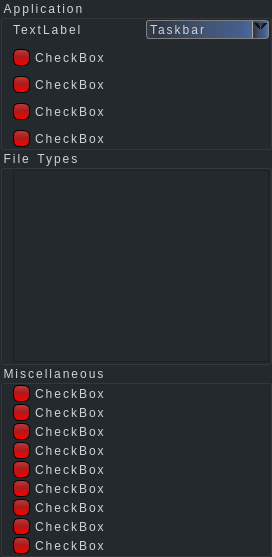
            <widget class="QWidget" name="general_tab">
             <layout class="QGridLayout" name="gridLayout_3">
              <property name="leftMargin">
               <number>0</number>
              </property>
              <property name="topMargin">
               <number>0</number>
              </property>
              <property name="rightMargin">
               <number>0</number>
              </property>
              <property name="bottomMargin">
               <number>0</number>
              </property>
              <property name="spacing">
               <number>0</number>
              </property>
              <item row="3" column="0">
               <widget class="QGroupBox" name="misc_box">
                <property name="styleSheet">
                 <string notr="true">background-color: #24292E ;
font: 10pt &quot;MS Shell Dlg 2&quot;;
letter-spacing: 2px;
word-spacing: 1.4px;
color: #D0D4D9;
</string>
                </property>
                <property name="title">
                 <string>Miscellaneous</string>
                </property>
                <property name="flat">
                 <bool>true</bool>
                </property>
                <property name="checkable">
                 <bool>false</bool>
                </property>
                <layout class="QGridLayout" name="gridLayout_10">
                 <property name="leftMargin">
                  <number>10</number>
                 </property>
                 <property name="topMargin">
                  <number>0</number>
                 </property>
                 <property name="rightMargin">
                  <number>0</number>
                 </property>
                 <property name="bottomMargin">
                  <number>0</number>
                 </property>
                 <property name="spacing">
                  <number>0</number>
                 </property>
                 <item row="0" column="0">
                  <widget class="QFrame" name="verticalFrame_2">
                   <layout class="QVBoxLayout" name="verticalLayout_3">
                    <property name="spacing">
                     <number>2</number>
                    </property>
                    <property name="leftMargin">
                     <number>0</number>
                    </property>
                    <property name="topMargin">
                     <number>0</number>
                    </property>
                    <property name="rightMargin">
                     <number>0</number>
                    </property>
                    <property name="bottomMargin">
                     <number>0</number>
                    </property>
                    <item>
                     <layout class="QHBoxLayout" name="horizontalLayout_9">
                      <property name="sizeConstraint">
                       <enum>QLayout::SetMinimumSize</enum>
                      </property>
                      <item>
                       <widget class="QCheckBox" name="checkBox_12">
                        <property name="styleSheet">
                         <string notr="true">QCheckBox {
    spacing: 5px;
}
QCheckBox::indicator {
    width: 13px;
    height: 13px;
}
QCheckBox::indicator:unchecked {
background-color: qlineargradient(spread:reflect, x1:0.54, y1:1, x2:0.534, y2:0, stop:0 rgba(255, 0, 0, 255), stop:0.528409 rgba(173, 25, 25, 255), stop:1 rgba(187, 60, 60, 255));
border-style: outset;
border-width: 1px;
border-radius: 6px;
border-color: #000000;
min-width: 1em;
padding: 1px;
}
QCheckBox::indicator:checked {
background-color: qlineargradient(spread:reflect, x1:0.54, y1:1, x2:0.534, y2:0, stop:0 rgba(0, 255, 18, 255), stop:0.306818 rgba(10, 171, 24, 255), stop:0.636364 rgba(25, 173, 41, 255), stop:0.994318 rgba(33, 104, 47, 255));
border-style: outset;
border-width: 1px;
border-radius: 6px;
border-color: #000000;
min-width: 1em;
padding: 1px;
}</string>
                        </property>
                        <property name="text">
                         <string>CheckBox</string>
                        </property>
                       </widget>
                      </item>
                     </layout>
                    </item>
                    <item>
                     <layout class="QHBoxLayout" name="horizontalLayout_4">
                      <property name="sizeConstraint">
                       <enum>QLayout::SetMinimumSize</enum>
                      </property>
                      <item>
                       <widget class="QCheckBox" name="checkBox_7">
                        <property name="styleSheet">
                         <string notr="true">QCheckBox {
    spacing: 5px;
}
QCheckBox::indicator {
    width: 13px;
    height: 13px;
}
QCheckBox::indicator:unchecked {
background-color: qlineargradient(spread:reflect, x1:0.54, y1:1, x2:0.534, y2:0, stop:0 rgba(255, 0, 0, 255), stop:0.528409 rgba(173, 25, 25, 255), stop:1 rgba(187, 60, 60, 255));
border-style: outset;
border-width: 1px;
border-radius: 6px;
border-color: #000000;
min-width: 1em;
padding: 1px;
}
QCheckBox::indicator:checked {
background-color: qlineargradient(spread:reflect, x1:0.54, y1:1, x2:0.534, y2:0, stop:0 rgba(0, 255, 18, 255), stop:0.306818 rgba(10, 171, 24, 255), stop:0.636364 rgba(25, 173, 41, 255), stop:0.994318 rgba(33, 104, 47, 255));
border-style: outset;
border-width: 1px;
border-radius: 6px;
border-color: #000000;
min-width: 1em;
padding: 1px;
}</string>
                        </property>
                        <property name="text">
                         <string>CheckBox</string>
                        </property>
                       </widget>
                      </item>
                     </layout>
                    </item>
                    <item>
                     <layout class="QHBoxLayout" name="horizontalLayout_6">
                      <property name="sizeConstraint">
                       <enum>QLayout::SetMinimumSize</enum>
                      </property>
                      <item>
                       <widget class="QCheckBox" name="checkBox_9">
                        <property name="styleSheet">
                         <string notr="true">QCheckBox {
    spacing: 5px;
}
QCheckBox::indicator {
    width: 13px;
    height: 13px;
}
QCheckBox::indicator:unchecked {
background-color: qlineargradient(spread:reflect, x1:0.54, y1:1, x2:0.534, y2:0, stop:0 rgba(255, 0, 0, 255), stop:0.528409 rgba(173, 25, 25, 255), stop:1 rgba(187, 60, 60, 255));
border-style: outset;
border-width: 1px;
border-radius: 6px;
border-color: #000000;
min-width: 1em;
padding: 1px;
}
QCheckBox::indicator:checked {
background-color: qlineargradient(spread:reflect, x1:0.54, y1:1, x2:0.534, y2:0, stop:0 rgba(0, 255, 18, 255), stop:0.306818 rgba(10, 171, 24, 255), stop:0.636364 rgba(25, 173, 41, 255), stop:0.994318 rgba(33, 104, 47, 255));
border-style: outset;
border-width: 1px;
border-radius: 6px;
border-color: #000000;
min-width: 1em;
padding: 1px;
}</string>
                        </property>
                        <property name="text">
                         <string>CheckBox</string>
                        </property>
                       </widget>
                      </item>
                     </layout>
                    </item>
                    <item>
                     <layout class="QHBoxLayout" name="horizontalLayout_8">
                      <property name="sizeConstraint">
                       <enum>QLayout::SetMinimumSize</enum>
                      </property>
                      <item>
                       <widget class="QCheckBox" name="checkBox_11">
                        <property name="styleSheet">
                         <string notr="true">QCheckBox {
    spacing: 5px;
}
QCheckBox::indicator {
    width: 13px;
    height: 13px;
}
QCheckBox::indicator:unchecked {
background-color: qlineargradient(spread:reflect, x1:0.54, y1:1, x2:0.534, y2:0, stop:0 rgba(255, 0, 0, 255), stop:0.528409 rgba(173, 25, 25, 255), stop:1 rgba(187, 60, 60, 255));
border-style: outset;
border-width: 1px;
border-radius: 6px;
border-color: #000000;
min-width: 1em;
padding: 1px;
}
QCheckBox::indicator:checked {
background-color: qlineargradient(spread:reflect, x1:0.54, y1:1, x2:0.534, y2:0, stop:0 rgba(0, 255, 18, 255), stop:0.306818 rgba(10, 171, 24, 255), stop:0.636364 rgba(25, 173, 41, 255), stop:0.994318 rgba(33, 104, 47, 255));
border-style: outset;
border-width: 1px;
border-radius: 6px;
border-color: #000000;
min-width: 1em;
padding: 1px;
}</string>
                        </property>
                        <property name="text">
                         <string>CheckBox</string>
                        </property>
                       </widget>
                      </item>
                     </layout>
                    </item>
                    <item>
                     <layout class="QHBoxLayout" name="horizontalLayout_3">
                      <property name="sizeConstraint">
                       <enum>QLayout::SetMinimumSize</enum>
                      </property>
                      <item>
                       <widget class="QCheckBox" name="checkBox_6">
                        <property name="styleSheet">
                         <string notr="true">QCheckBox {
    spacing: 5px;
}
QCheckBox::indicator {
    width: 13px;
    height: 13px;
}
QCheckBox::indicator:unchecked {
background-color: qlineargradient(spread:reflect, x1:0.54, y1:1, x2:0.534, y2:0, stop:0 rgba(255, 0, 0, 255), stop:0.528409 rgba(173, 25, 25, 255), stop:1 rgba(187, 60, 60, 255));
border-style: outset;
border-width: 1px;
border-radius: 6px;
border-color: #000000;
min-width: 1em;
padding: 1px;
}
QCheckBox::indicator:checked {
background-color: qlineargradient(spread:reflect, x1:0.54, y1:1, x2:0.534, y2:0, stop:0 rgba(0, 255, 18, 255), stop:0.306818 rgba(10, 171, 24, 255), stop:0.636364 rgba(25, 173, 41, 255), stop:0.994318 rgba(33, 104, 47, 255));
border-style: outset;
border-width: 1px;
border-radius: 6px;
border-color: #000000;
min-width: 1em;
padding: 1px;
}</string>
                        </property>
                        <property name="text">
                         <string>CheckBox</string>
                        </property>
                       </widget>
                      </item>
                     </layout>
                    </item>
                    <item>
                     <layout class="QHBoxLayout" name="horizontalLayout_5">
                      <property name="sizeConstraint">
                       <enum>QLayout::SetMinimumSize</enum>
                      </property>
                      <item>
                       <widget class="QCheckBox" name="checkBox_5">
                        <property name="styleSheet">
                         <string notr="true">QCheckBox {
    spacing: 5px;
}
QCheckBox::indicator {
    width: 13px;
    height: 13px;
}
QCheckBox::indicator:unchecked {
background-color: qlineargradient(spread:reflect, x1:0.54, y1:1, x2:0.534, y2:0, stop:0 rgba(255, 0, 0, 255), stop:0.528409 rgba(173, 25, 25, 255), stop:1 rgba(187, 60, 60, 255));
border-style: outset;
border-width: 1px;
border-radius: 6px;
border-color: #000000;
min-width: 1em;
padding: 1px;
}
QCheckBox::indicator:checked {
background-color: qlineargradient(spread:reflect, x1:0.54, y1:1, x2:0.534, y2:0, stop:0 rgba(0, 255, 18, 255), stop:0.306818 rgba(10, 171, 24, 255), stop:0.636364 rgba(25, 173, 41, 255), stop:0.994318 rgba(33, 104, 47, 255));
border-style: outset;
border-width: 1px;
border-radius: 6px;
border-color: #000000;
min-width: 1em;
padding: 1px;
}</string>
                        </property>
                        <property name="text">
                         <string>CheckBox</string>
                        </property>
                       </widget>
                      </item>
                     </layout>
                    </item>
                    <item>
                     <layout class="QHBoxLayout" name="horizontalLayout_10">
                      <property name="sizeConstraint">
                       <enum>QLayout::SetMinimumSize</enum>
                      </property>
                      <item>
                       <widget class="QCheckBox" name="checkBox_13">
                        <property name="styleSheet">
                         <string notr="true">QCheckBox {
    spacing: 5px;
}
QCheckBox::indicator {
    width: 13px;
    height: 13px;
}
QCheckBox::indicator:unchecked {
background-color: qlineargradient(spread:reflect, x1:0.54, y1:1, x2:0.534, y2:0, stop:0 rgba(255, 0, 0, 255), stop:0.528409 rgba(173, 25, 25, 255), stop:1 rgba(187, 60, 60, 255));
border-style: outset;
border-width: 1px;
border-radius: 6px;
border-color: #000000;
min-width: 1em;
padding: 1px;
}
QCheckBox::indicator:checked {
background-color: qlineargradient(spread:reflect, x1:0.54, y1:1, x2:0.534, y2:0, stop:0 rgba(0, 255, 18, 255), stop:0.306818 rgba(10, 171, 24, 255), stop:0.636364 rgba(25, 173, 41, 255), stop:0.994318 rgba(33, 104, 47, 255));
border-style: outset;
border-width: 1px;
border-radius: 6px;
border-color: #000000;
min-width: 1em;
padding: 1px;
}</string>
                        </property>
                        <property name="text">
                         <string>CheckBox</string>
                        </property>
                       </widget>
                      </item>
                     </layout>
                    </item>
                    <item>
                     <layout class="QHBoxLayout" name="horizontalLayout_7">
                      <property name="sizeConstraint">
                       <enum>QLayout::SetMinimumSize</enum>
                      </property>
                      <item>
                       <widget class="QCheckBox" name="checkBox_8">
                        <property name="styleSheet">
                         <string notr="true">QCheckBox {
    spacing: 5px;
}
QCheckBox::indicator {
    width: 13px;
    height: 13px;
}
QCheckBox::indicator:unchecked {
background-color: qlineargradient(spread:reflect, x1:0.54, y1:1, x2:0.534, y2:0, stop:0 rgba(255, 0, 0, 255), stop:0.528409 rgba(173, 25, 25, 255), stop:1 rgba(187, 60, 60, 255));
border-style: outset;
border-width: 1px;
border-radius: 6px;
border-color: #000000;
min-width: 1em;
padding: 1px;
}
QCheckBox::indicator:checked {
background-color: qlineargradient(spread:reflect, x1:0.54, y1:1, x2:0.534, y2:0, stop:0 rgba(0, 255, 18, 255), stop:0.306818 rgba(10, 171, 24, 255), stop:0.636364 rgba(25, 173, 41, 255), stop:0.994318 rgba(33, 104, 47, 255));
border-style: outset;
border-width: 1px;
border-radius: 6px;
border-color: #000000;
min-width: 1em;
padding: 1px;
}</string>
                        </property>
                        <property name="text">
                         <string>CheckBox</string>
                        </property>
                       </widget>
                      </item>
                     </layout>
                    </item>
                    <item>
                     <layout class="QHBoxLayout" name="horizontalLayout_11">
                      <property name="sizeConstraint">
                       <enum>QLayout::SetMinimumSize</enum>
                      </property>
                      <item>
                       <widget class="QCheckBox" name="checkBox_10">
                        <property name="styleSheet">
                         <string notr="true">QCheckBox {
    spacing: 5px;
}
QCheckBox::indicator {
    width: 13px;
    height: 13px;
}
QCheckBox::indicator:unchecked {
background-color: qlineargradient(spread:reflect, x1:0.54, y1:1, x2:0.534, y2:0, stop:0 rgba(255, 0, 0, 255), stop:0.528409 rgba(173, 25, 25, 255), stop:1 rgba(187, 60, 60, 255));
border-style: outset;
border-width: 1px;
border-radius: 6px;
border-color: #000000;
min-width: 1em;
padding: 1px;
}
QCheckBox::indicator:checked {
background-color: qlineargradient(spread:reflect, x1:0.54, y1:1, x2:0.534, y2:0, stop:0 rgba(0, 255, 18, 255), stop:0.306818 rgba(10, 171, 24, 255), stop:0.636364 rgba(25, 173, 41, 255), stop:0.994318 rgba(33, 104, 47, 255));
border-style: outset;
border-width: 1px;
border-radius: 6px;
border-color: #000000;
min-width: 1em;
padding: 1px;
}</string>
                        </property>
                        <property name="text">
                         <string>CheckBox</string>
                        </property>
                       </widget>
                      </item>
                     </layout>
                    </item>
                   </layout>
                  </widget>
                 </item>
                </layout>
               </widget>
              </item>
              <item row="2" column="0">
               <widget class="QGroupBox" name="file_types_box">
                <property name="maximumSize">
                 <size>
                  <width>16777215</width>
                  <height>250</height>
                 </size>
                </property>
                <property name="styleSheet">
                 <string notr="true">background-color: #24292E ;
font: 10pt &quot;MS Shell Dlg 2&quot;;
letter-spacing: 2px;
word-spacing: 1.4px;
color: #D0D4D9;
</string>
                </property>
                <property name="title">
                 <string>File Types</string>
                </property>
                <property name="alignment">
                 <set>Qt::AlignLeading|Qt::AlignLeft|Qt::AlignVCenter</set>
                </property>
                <property name="flat">
                 <bool>true</bool>
                </property>
                <property name="checkable">
                 <bool>false</bool>
                </property>
                <layout class="QGridLayout" name="gridLayout_8">
                 <property name="leftMargin">
                  <number>10</number>
                 </property>
                 <property name="topMargin">
                  <number>0</number>
                 </property>
                 <property name="rightMargin">
                  <number>0</number>
                 </property>
                 <property name="bottomMargin">
                  <number>0</number>
                 </property>
                 <property name="spacing">
                  <number>0</number>
                 </property>
                 <item row="0" column="0">
                  <widget class="QListView" name="listView"/>
                 </item>
                </layout>
               </widget>
              </item>
              <item row="1" column="0">
               <widget class="QGroupBox" name="application_box">
                <property name="maximumSize">
                 <size>
                  <width>16777215</width>
                  <height>150</height>
                 </size>
                </property>
                <property name="styleSheet">
                 <string notr="true">background-color: #24292E ;
font: 10pt &quot;MS Shell Dlg 2&quot;;
letter-spacing: 2px;
word-spacing: 1.4px;
color: #D0D4D9;
</string>
                </property>
                <property name="title">
                 <string>Application</string>
                </property>
                <property name="flat">
                 <bool>true</bool>
                </property>
                <property name="checkable">
                 <bool>false</bool>
                </property>
                <layout class="QGridLayout" name="gridLayout_9">
                 <property name="leftMargin">
                  <number>10</number>
                 </property>
                 <property name="topMargin">
                  <number>0</number>
                 </property>
                 <property name="rightMargin">
                  <number>0</number>
                 </property>
                 <property name="bottomMargin">
                  <number>0</number>
                 </property>
                 <property name="horizontalSpacing">
                  <number>0</number>
                 </property>
                 <item row="0" column="0">
                  <layout class="QVBoxLayout" name="verticalLayout_2">
                   <property name="spacing">
                    <number>10</number>
                   </property>
                   <item>
                    <layout class="QHBoxLayout" name="horizontalLayout_2">
                     <item>
                      <widget class="QLabel" name="label_2">
                       <property name="text">
                        <string>TextLabel</string>
                       </property>
                      </widget>
                     </item>
                     <item>
                      <widget class="QComboBox" name="comboBox">
                       <property name="styleSheet">
                        <string notr="true">QComboBox {
    border: 1px solid gray;
    border-radius: 3px;
    padding: 1px 18px 1px 3px;
    min-width: 6em;
}

QComboBox:editable {
background-color: rgb(47, 54, 67);
}

QComboBox:!editable, QComboBox::drop-down:editable {
background-color: qlineargradient(spread:reflect, x1:0.08, y1:0, x2:1, y2:0, stop:0 rgba(47, 54, 67, 255), stop:0.454545 rgba(68, 85, 117, 255), stop:0.755682 rgba(69, 94, 142, 255), stop:1 rgba(83, 117, 182, 255));
}

/* QComboBox gets the &quot;on&quot; state when the popup is open */
QComboBox:!editable:on, QComboBox::drop-down:editable:one {
background-color: qlineargradient(spread:reflect, x1:0.08, y1:0, x2:1, y2:0, stop:0 rgba(47, 54, 67, 255), stop:0.454545 rgba(68, 85, 117, 255), stop:0.755682 rgba(69, 94, 142, 255), stop:1 rgba(83, 117, 182, 255));
}

QComboBox:on { /* shift the text when the popup opens */
    padding-top:1px;
    padding-left: 1px;
}

QComboBox::drop-down {
    subcontrol-origin: padding;
    subcontrol-position: top right;
    width: 15px;
    border-left-width: 1px;
    border-left-color: darkgray;
    border-left-style: solid; /* just a single line */
    border-top-right-radius: 3px; /* same radius as the QComboBox */
    border-bottom-right-radius: 3px;
}

QComboBox::down-arrow {
   
	background-color: qconicalgradient(cx:0.5, cy:0.523, angle:269.5, stop:0.375 rgba(255, 0, 0, 0), stop:0.375957 rgba(255, 0, 0, 0), stop:0.375982 rgba(21, 0, 0, 255), stop:0.5 rgba(75, 75, 75, 255), stop:0.619318 rgba(0, 0, 0, 255), stop:0.625 rgba(255, 255, 255, 0));
}

QComboBox::down-arrow:on { /* shift the arrow when popup is open */
    top: 1px;
    left: 1px;
}</string>
                       </property>
                       <item>
                        <property name="text">
                         <string>Taskbar</string>
                        </property>
                       </item>
                       <item>
                        <property name="text">
                         <string>Mini Player</string>
                        </property>
                       </item>
                       <item>
                        <property name="text">
                         <string>Compact </string>
                        </property>
                       </item>
                      </widget>
                     </item>
                    </layout>
                   </item>
                   <item>
                    <widget class="QCheckBox" name="checkBox_3">
                     <property name="styleSheet">
                      <string notr="true">QCheckBox {
    spacing: 5px;
}
QCheckBox::indicator {
    width: 13px;
    height: 13px;
}
QCheckBox::indicator:unchecked {
background-color: qlineargradient(spread:reflect, x1:0.54, y1:1, x2:0.534, y2:0, stop:0 rgba(255, 0, 0, 255), stop:0.528409 rgba(173, 25, 25, 255), stop:1 rgba(187, 60, 60, 255));
border-style: outset;
border-width: 1px;
border-radius: 6px;
border-color: #000000;
min-width: 1em;
padding: 1px;
}
QCheckBox::indicator:checked {
background-color: qlineargradient(spread:reflect, x1:0.54, y1:1, x2:0.534, y2:0, stop:0 rgba(0, 255, 18, 255), stop:0.306818 rgba(10, 171, 24, 255), stop:0.636364 rgba(25, 173, 41, 255), stop:0.994318 rgba(33, 104, 47, 255));
border-style: outset;
border-width: 1px;
border-radius: 6px;
border-color: #000000;
min-width: 1em;
padding: 1px;
}</string>
                     </property>
                     <property name="text">
                      <string>CheckBox</string>
                     </property>
                    </widget>
                   </item>
                   <item>
                    <widget class="QCheckBox" name="checkBox">
                     <property name="styleSheet">
                      <string notr="true">QCheckBox {
    spacing: 5px;
}
QCheckBox::indicator {
    width: 13px;
    height: 13px;
}
QCheckBox::indicator:unchecked {
background-color: qlineargradient(spread:reflect, x1:0.54, y1:1, x2:0.534, y2:0, stop:0 rgba(255, 0, 0, 255), stop:0.528409 rgba(173, 25, 25, 255), stop:1 rgba(187, 60, 60, 255));
border-style: outset;
border-width: 1px;
border-radius: 6px;
border-color: #000000;
min-width: 1em;
padding: 1px;
}
QCheckBox::indicator:checked {
background-color: qlineargradient(spread:reflect, x1:0.54, y1:1, x2:0.534, y2:0, stop:0 rgba(0, 255, 18, 255), stop:0.306818 rgba(10, 171, 24, 255), stop:0.636364 rgba(25, 173, 41, 255), stop:0.994318 rgba(33, 104, 47, 255));
border-style: outset;
border-width: 1px;
border-radius: 6px;
border-color: #000000;
min-width: 1em;
padding: 1px;
}</string>
                     </property>
                     <property name="text">
                      <string>CheckBox</string>
                     </property>
                    </widget>
                   </item>
                   <item>
                    <widget class="QCheckBox" name="checkBox_2">
                     <property name="styleSheet">
                      <string notr="true">QCheckBox {
    spacing: 5px;
}
QCheckBox::indicator {
    width: 13px;
    height: 13px;
}
QCheckBox::indicator:unchecked {
background-color: qlineargradient(spread:reflect, x1:0.54, y1:1, x2:0.534, y2:0, stop:0 rgba(255, 0, 0, 255), stop:0.528409 rgba(173, 25, 25, 255), stop:1 rgba(187, 60, 60, 255));
border-style: outset;
border-width: 1px;
border-radius: 6px;
border-color: #000000;
min-width: 1em;
padding: 1px;
}
QCheckBox::indicator:checked {
background-color: qlineargradient(spread:reflect, x1:0.54, y1:1, x2:0.534, y2:0, stop:0 rgba(0, 255, 18, 255), stop:0.306818 rgba(10, 171, 24, 255), stop:0.636364 rgba(25, 173, 41, 255), stop:0.994318 rgba(33, 104, 47, 255));
border-style: outset;
border-width: 1px;
border-radius: 6px;
border-color: #000000;
min-width: 1em;
padding: 1px;
}</string>
                     </property>
                     <property name="text">
                      <string>CheckBox</string>
                     </property>
                    </widget>
                   </item>
                   <item>
                    <widget class="QCheckBox" name="checkBox_4">
                     <property name="styleSheet">
                      <string notr="true">QCheckBox {
    spacing: 5px;
}
QCheckBox::indicator {
    width: 13px;
    height: 13px;
}
QCheckBox::indicator:unchecked {
background-color: qlineargradient(spread:reflect, x1:0.54, y1:1, x2:0.534, y2:0, stop:0 rgba(255, 0, 0, 255), stop:0.528409 rgba(173, 25, 25, 255), stop:1 rgba(187, 60, 60, 255));
border-style: outset;
border-width: 1px;
border-radius: 6px;
border-color: #000000;
min-width: 1em;
padding: 1px;
}
QCheckBox::indicator:checked {
background-color: qlineargradient(spread:reflect, x1:0.54, y1:1, x2:0.534, y2:0, stop:0 rgba(0, 255, 18, 255), stop:0.306818 rgba(10, 171, 24, 255), stop:0.636364 rgba(25, 173, 41, 255), stop:0.994318 rgba(33, 104, 47, 255));
border-style: outset;
border-width: 1px;
border-radius: 6px;
border-color: #000000;
min-width: 1em;
padding: 1px;
}</string>
                     </property>
                     <property name="text">
                      <string>CheckBox</string>
                     </property>
                    </widget>
                   </item>
                  </layout>
                 </item>
                </layout>
               </widget>
              </item>
             </layout>
            </widget>
